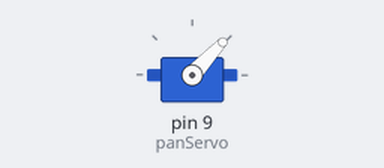
A sketch run on a simulated Arduino Uno, built with avr-gcc and run on an emulated ATmega328P. Parts: servo.

Above: at 0.05 s.
At 0.65 s:
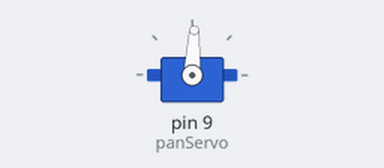
At 1.3 s:
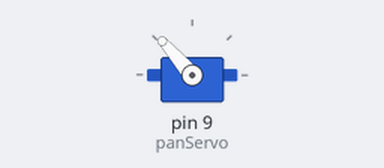
At 2.55 s:
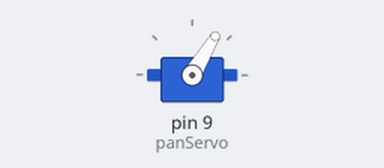
Timing chart, 0 to 6.4 s (numbered marks = the images above):
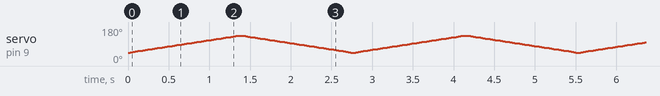

The sketch:

DAY17-MiniAxisPan.ino
```cpp
#include <Servo.h>

Servo panServo;

void setup() {
  // put your setup code here, to run once:
  panServo.attach(9);
}

void loop() {
  // put your main code here, to run repeatedly:
  // Sweep left to right
  for (int pos = 45; pos <= 135; pos += 2) {
    panServo.write(pos);
    delay(30);
  }

  // Sweep right to left
  for(int pos = 135; pos >= 45; pos -= 2){
    panServo.write(pos);
    delay(30);
  }
}
```
